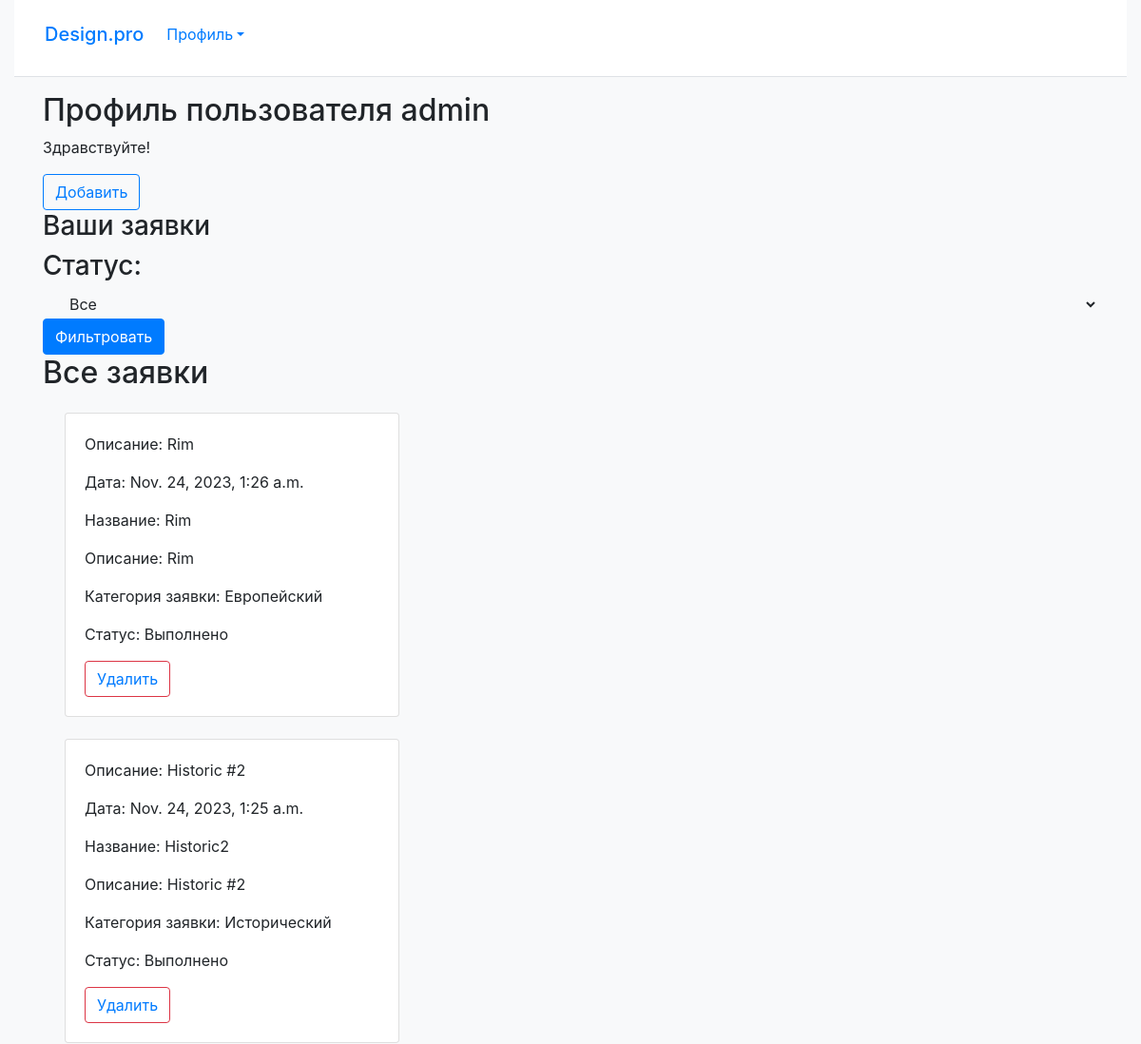
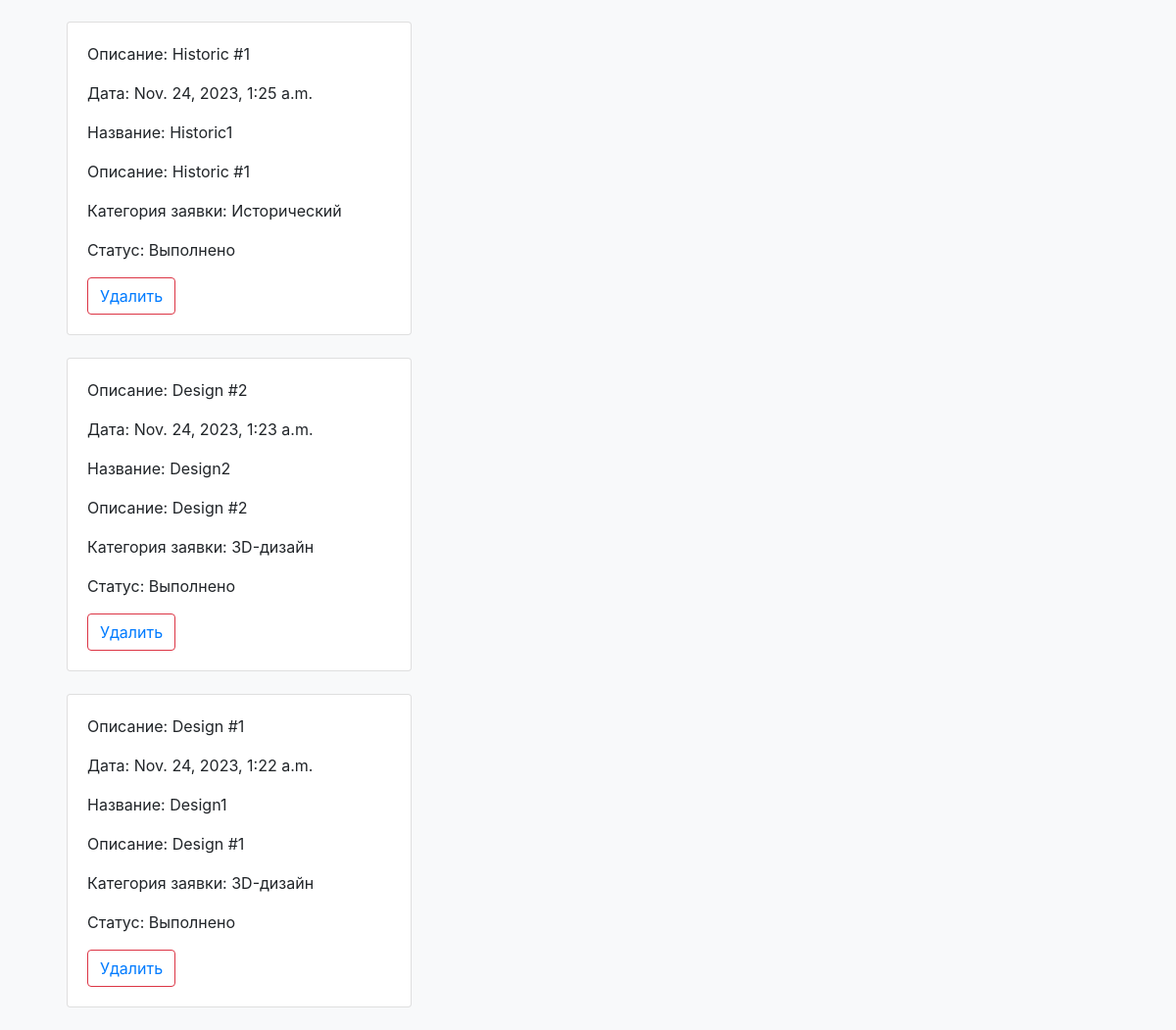
Screenshot of /accounts/profile/ (signed in) with the database file from the repository (2 pictures, top to bottom).
### serv/models.py (models this page shows, shortened)
class ServUser(AbstractUser):
    surname = models.CharField(max_length=255, verbose_name='Фамилия')
    name = models.CharField(max_length=255, verbose_name='Имя')
    patronymic = models.CharField(max_length=255, verbose_name='Отчество')
    username = models.CharField(max_length=255, unique=True, verbose_name='Логин', db_column='username')
    email = models.EmailField(unique=True, verbose_name='Email')
    consent = models.BooleanField(default=False, verbose_name='Согласие на обработку персональных данных')

class DesignRequest(models.Model):
    timestamp = models.DateTimeField(auto_now_add=True)
    title = models.CharField(max_length=255)
    category = models.ForeignKey('Category', on_delete=models.CASCADE, null=True)
    photo = models.ImageField(upload_to='design_photos/', validators=[validate_image_file_extension, FileExtensionValidator(['bmp', 'jpg', 'jpeg', 'png'], message='Allowed datatypes: bmp, jpg, jpeg, png')])
    image_design = models.ImageField(upload_to='image_designs/', validators=[validate_image_file_extension, FileExtensionValidator(['bmp', 'jpg', 'jpeg', 'png'], message='Allowed datatypes: bmp, jpg, jpeg, png')], blank=True)
    desc = models.CharField(max_length=3000)
    choices = (
        ('Новый', 'Новый'),
        ('Принято в работу', 'Принято в работу'),
        ('Выполнено', 'Выполнено'),
    )
    status = models.CharField(max_length=20, choices=choices, default='Новый', blank=True)
    comment = models.TextField(max_length=3000, help_text='Введите произвольный комментарий', blank=True)
    user = models.ForeignKey('ServUser', on_delete=models.CASCADE, null=False)
    class Meta:
        ordering = ['-timestamp']

class Category(models.Model):
    category_title = models.CharField(max_length=200, unique=True, help_text='Напишите категорию для дизайна интерьера')
    def __str__(self):
        return self.category_title

### serv/views.py (the view)
# urls.py: path('accounts/profile/', profile, name='profile'),
@login_required
def profile(request):
    status = request.GET.get('status', '')
    current_user = request.user
    design_requests = DesignRequest.objects.filter(user=current_user)
    context = {'status': status, 'design_requests': design_requests}
    return render(request, 'main/profile.html', context)

### serv/templates/main/profile.html (shortened to what this page needs)
{% extends "layout/basic.html" %}
{% load bootstrap4 %}
{% block content %}
<h2>Профиль пользователя {{ user.username }}</h2>
{% if user.surname and user.name %}
<p>Здравствуйте, {{ user.surname }} {{ user.name }} </p>
{% else %}
<p>Здравствуйте!</p>
{% endif %}
<button type="button" class="btn btn-outline-primary"><a href="{% url 'serv:request_add' %}">Добавить</a></button>
<h3>Ваши заявки</h3>
<h3>Статус:</h3>
<form method="GET">
    <select class="dropdown-item" name="status">
        <option value="">Все</option>
    </select>
    <button type="submit" class="btn btn-primary">Фильтровать</button>
</form>
{% if status == 'Новый' %}
    <h2>Новые заявки</h2>
    {% for request in design_requests %}
    {% if request.status == 'Новый' %}
    <div class="card" style="width: 22rem; margin: 23px;">
        <div class="card-body">
            <p class="card-text">Дата: {{ request.timestamp }}</p>
            <p class="card-text">Название: {{ request.title }}</p>
            <p>Описание: {{ request.desc }}</p>
            <p class="card-text">Категория заявки: {{ request.category }}</p>
            <p class="card-text">Статус: {{ request.status }}</p>
            <button type="button" class="btn btn-outline-danger">
                <a href="{% url 'serv:profile_request_delete' id=request.id %}">Удалить</a></button>
        </div>
    </div>
    {% endif %}
    {% endfor %}
{% else %}
    <h2>Все заявки</h2>
    {% for request in design_requests %}
    <div class="card" style="width: 22rem; margin: 23px;">
        <div class="card-body">
            <p>Описание: {{ request.desc }}</p>
            <p class="card-text">Дата: {{ request.timestamp }}</p>
            <p class="card-text">Название: {{ request.title }}</p>
            <p class="card-text">Описание: {{ request.desc }}</p>
            <p class="card-text">Категория заявки: {{ request.category }}</p>
            <p class="card-text">Статус: {{ request.status }}</p>
            <button type="button" class="btn btn-outline-danger">
                <a href="{% url 'serv:profile_request_delete' id=request.id %}">Удалить</a>
            </button>
        </div>
    </div>
    {% endfor %}
{% endif %}
{% endblock %}

### rows the page displays
ServUser: username "admin"
DesignRequest: desc "Rim", timestamp "Nov. 24, 2023, 1:26 a.m.", title "Rim", category "Европейский", status "Выполнено"
DesignRequest: desc "Historic #2", timestamp "Nov. 24, 2023, 1:25 a.m.", title "Historic2", category "Исторический", status "Выполнено"
DesignRequest: desc "Historic #1", timestamp "Nov. 24, 2023, 1:25 a.m.", title "Historic1", category "Исторический", status "Выполнено"
DesignRequest: desc "Design #2", timestamp "Nov. 24, 2023, 1:23 a.m.", title "Design2", category "3D-дизайн", status "Выполнено"
DesignRequest: desc "Design #1", timestamp "Nov. 24, 2023, 1:22 a.m.", title "Design1", category "3D-дизайн", status "Выполнено"
